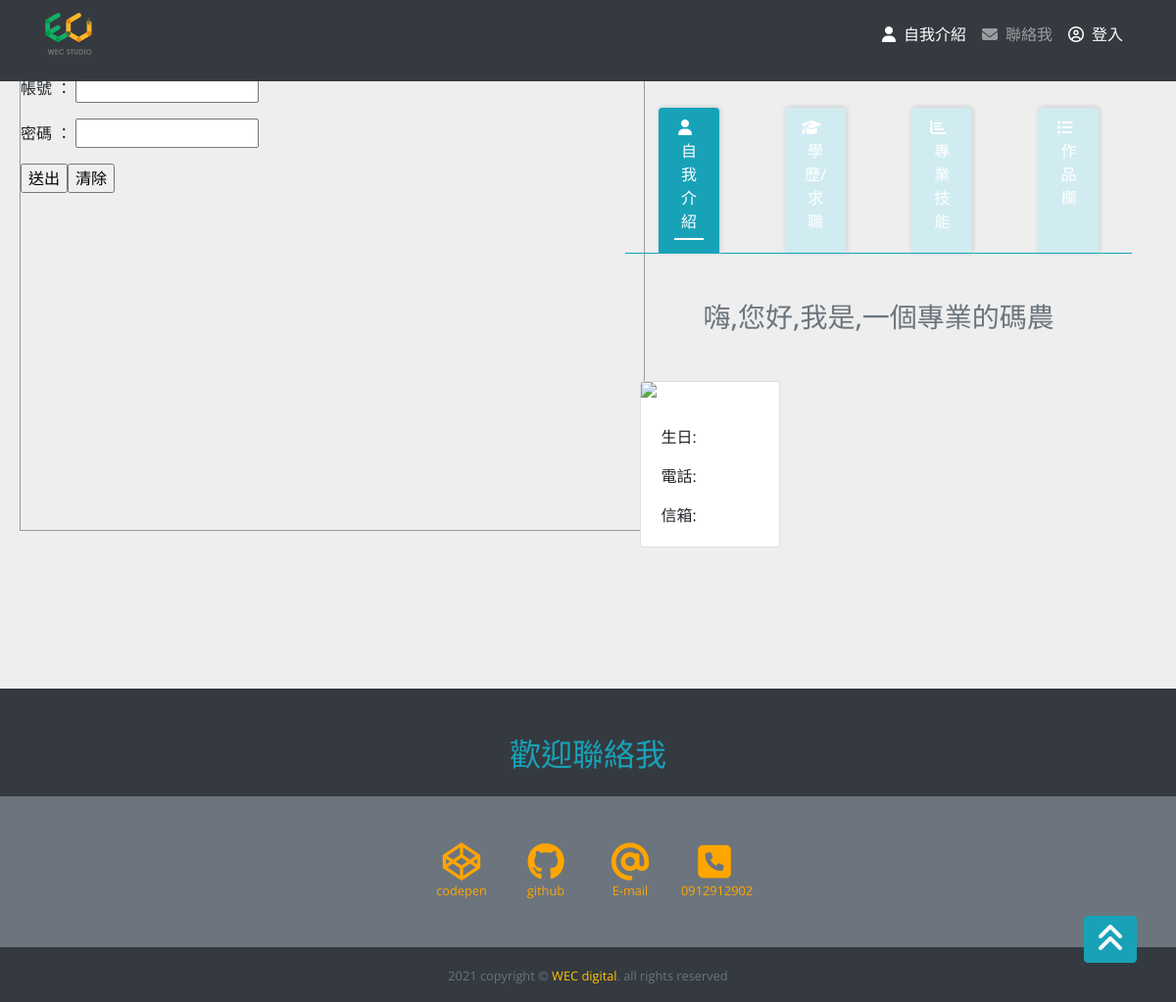
/?do=login, run on an earlier commit of the app's database.
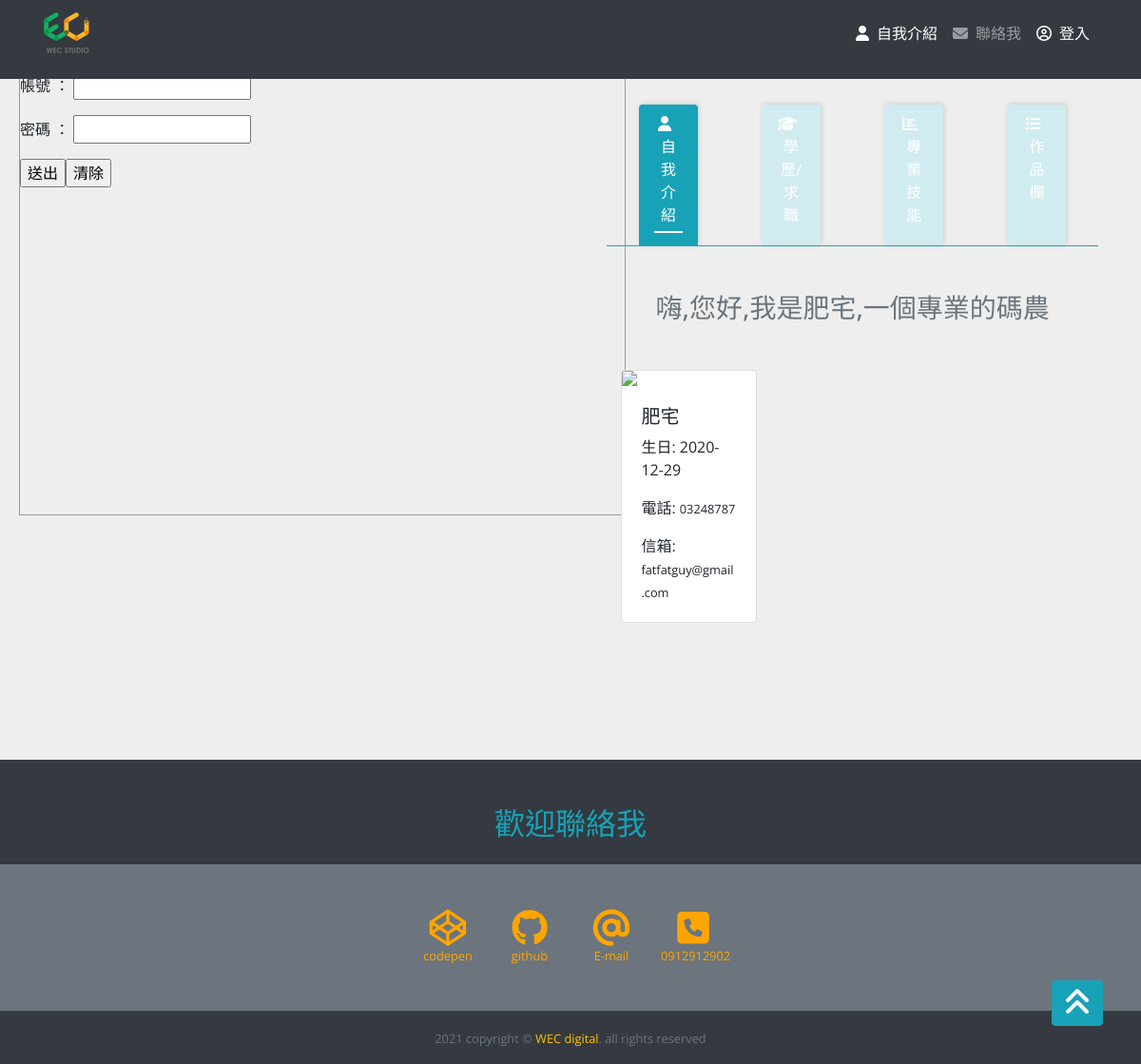
And on a later commit of the database.
### tables this page shows
CREATE TABLE `self` (
  `id` int(11) UNSIGNED NOT NULL,
  `name` text NOT NULL,
  `tel` text NOT NULL,
  `email` text NOT NULL,
  `birth` date NOT NULL,
  `sh` int(1) NOT NULL
);

### base.php (called while the page is built, shortened)
<?php
class DB{
    protected $table;
    protected $dsn="mysql:host=localhost;dbname=db88;charset=utf8";
    protected $pdo;
    function __construct($table){
        $this->table=$table;
        $this->pdo=new PDO($this->dsn,'root','');
    }
    function all(...$arg){
        $sql="select * from $this->table ";
        if(isset($arg[0])){
            if(is_array($arg[0])){
                foreach($arg[0] as $key => $value){
                    $tmp[]=sprintf("`%s`='%s'",$key,$value);
                }
                $sql .= " where ".implode(" && ",$tmp);
            }else{
                $sql .= $arg[0];
            }
        }
        return $this->pdo->query($sql)->fetchAll();
    }
    function find($id){
        $sql="select * from $this->table ";
        if(is_array($id)){
            foreach($id as $key => $value){
                $tmp[]=sprintf("`%s`='%s'",$key,$value);
            }
            $sql .= " where ".implode(" && ",$tmp);
        }else{
            $sql .= " where `id`='$id'";
        }
        return $this->pdo->query($sql)->fetch(PDO::FETCH_ASSOC);
    }
}
$Self=new DB("self");
?>

### index.php (the view, shortened to what the changed rows need)
<?php
include_once "base.php";
?>
<!DOCTYPE html>
<html lang="zh-tw">
<head>
  <link rel="stylesheet" href="plugins/bootstrap.min.css">
  <link rel="stylesheet" href="plugins/custom.css">
  <link rel="stylesheet" href="plugins/skill.css">
</head>
<body>
  <section id="lokiroom" class="container py-5">
    <header class="text-center">
      <h2 class="text-info pb-3">我的履歷</h2>
    </header>
    <article class="tab-content py-5">
      <div class="row tab-pane fade show active" id="self">
        <h3 class="col-12 mb-5 text-muted text-center">
          嗨,您好,我是<?= $Self->find(['sh' => 1])['name']; ?>,一個專業的碼農
        </h3>
        <div class="col-12 col-md-6 col-lg-4 mb-5">
          <div class="card">
            <div class="card-body">
              <h5><?= $Self->find(['sh' => 1])['name']; ?></h5>
              <p class="card-text">
                生日: <?= $Self->find(['sh' => 1])['birth']; ?>
              </p>
              <p class="card-text">
                電話: <small> <?= $Self->find(['sh' => 1])['tel']; ?></small>
              </p>
              <p class="card-text">
                信箱: <small><?= $Self->find(['sh' => 1])['email']; ?></small>
              </p>
            </div>
          </div>
        </div>
        <div class="col-12 col-md-6 col-lg-8 mb-5">
          <div class="card-body">
          </div>
        </div>
      </div>
    </article>
  </section>
  <section id="linkme" class="pt-5 bg-dark text-light">
    <header class="container text-center">
      <h2 class="text-info pb-3">歡迎聯絡我</h2>
    </header>
  </section>
</body>
</html>

What changed in the data, as far as the page shows it:
added self: name "肥宅", birth "2020-12-29", tel "03248787", email "fatfatguy@gmail.com"
